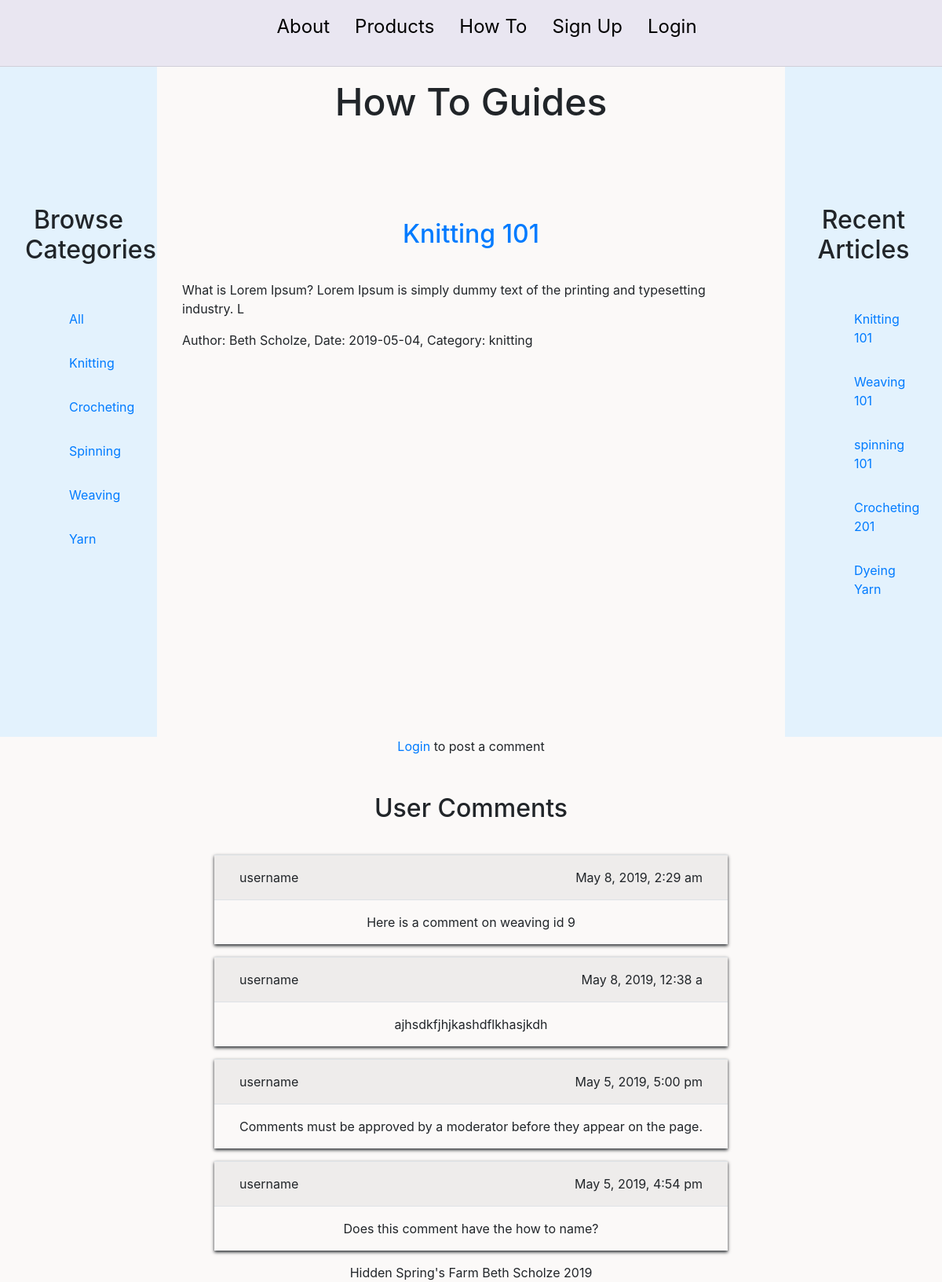
Screenshot of /howTos.php?howToId=1 with the database file from the repository.
### tables this page shows
CREATE TABLE `how_to_guides` (
  `id` int(11) NOT NULL AUTO_INCREMENT,
  `title` varchar(30) DEFAULT NULL,
  `date` date DEFAULT NULL,
  `content` text,
  `author` varchar(40) DEFAULT NULL,
  `category` varchar(20) DEFAULT NULL,
  `picture` varchar(30) DEFAULT NULL,
  `visible` varchar(5) DEFAULT 'yes',
  PRIMARY KEY (`id`)
);

CREATE TABLE `user_comments` (
  `commentId` int(11) NOT NULL AUTO_INCREMENT,
  `userId` int(11) DEFAULT NULL,
  `comment` text,
  `date` varchar(20) DEFAULT NULL,
  `approved` varchar(5) DEFAULT 'no',
  `username` varchar(30) DEFAULT NULL,
  `howTo` varchar(30) DEFAULT NULL,
  PRIMARY KEY (`commentId`)
);

### howTos.php (the view, shortened to what this page needs)
<?php
    require_once('header.php');
    require_once('navmenu.php');
    $title = '';
    ?>
    <section>
        <div class="row mb-5">
            <aside class="col-sm-12 col-md-2 aside">
                <h2>Browse Categories</h2>
                <ul>
                    <li><a href="howTos.php?howToId=6">All</a></li>
                    <li><a href="howTos.php?howToId=1">Knitting</a></li>
                    <li><a href="howTos.php?howToId=2">Crocheting</a></li>
                    <li><a href="howTos.php?howToId=3">Spinning</a></li>
                    <li><a href="howTos.php?howToId=4">Weaving</a></li>
                    <li><a href="howTos.php?howToId=5">Yarn</a></li>
                </ul>
            <?php
            if(isset($_GET['howToId'])) {
                $dbc = mysqli_connect(DB_HOST, DB_USER, DB_PASSWORD, DB_NAME)
                    or die('Error connecting to the database.');
                $query = "Select * from how_to_guides";
                $sort = $_GET['howToId'];
                switch ($sort) {
                case 1:
                    $query .= " where category='knitting' and visible = 'yes'";
                    break;
                }
                 ?>
                </aside>
                <article id="howTo" class="col-sm-12 col-md-8">
                <?php
                $result = mysqli_query($dbc, $query)
                        or die("Error Selecting guides.");
                while($row = mysqli_fetch_array($result)) {
                    ?>
                    <h2><a href="howTos.php?titleId=<?php echo $row['id'] ?>"><?php echo $row['title'] ?></a></h2>
                    <p><?php echo substr($row['content'], 0, 100) ?></p>
                    <p>Author: <?php echo $row['author'] ?>, Date: <?php echo
                            $row['date'] ?>, Category: <?php echo $row['category'] ?></p>
                    <?php
                }
            }
            ?>
            </article>
            <aside class="col-sm-12 col-md-2 aside">
                <h2>Recent Articles</h2>
                <ul>
                <?php
                $dbc = mysqli_connect(DB_HOST, DB_USER, DB_PASSWORD, DB_NAME)
                    or die('Error connecting to the database.');
                $query = "Select * from how_to_guides where visible = 'yes' order by date limit 10";
                $result = mysqli_query($dbc, $query)
                        or die("Error Selecting guides.");
                while($row = mysqli_fetch_array($result)) {
                    ?>
                   <li><a href="howTos.php?titleId=<?php echo $row['id'] ?>"><?php echo $row['title'] ?></a></li>
                    <?php
                }
                ?>
                </ul>
            </aside>
        </div>
        <div class="row mt-5">
            <div class="mx-auto">
                <?php
                if(isset($_SESSION['username'])) {
                    ?>
                    <form class="forms" method="post" action="<?php echo $_SERVER['PHP_SELF']?>">
                        <h3>Add a comment</h3>
                        <textarea name="comment" id="comment" rows="4" cols="50">Comments must be approved by a moderator before they appear on the page.
                        </textarea><br />
                        <input type="hidden" name="title" value="<?php echo $title ?>" />
                        <input type="submit" name="submit" value="Post comment" />
                    </form>
                    <br />
                    <br />
                <?php
                }
                else {
                    echo '<p><a href="login.php">Login</a> to post a comment</p>';
                }
                ?>
            </div>
        </div>
         <div class="row">
            <div class="mx-auto">
                <h2>User Comments</h2>
                    <?php
                    $dbc = mysqli_connect(DB_HOST, DB_USER, DB_PASSWORD, DB_NAME)
                            or die('Error connecting to the database.');
                    $query = "Select * from user_comments where approved='yes' and howTo='$title' order by date desc";
                    $result = mysqli_query($dbc, $query)
                            or die ('Error querying the user comments.');
                     while($row = mysqli_fetch_array($result)) {
                        ?>
                        <table class="table table-striped" id="commentTable">
                        <tr><td class="text-left"><?php echo $row['username'] ?></td><td class="text-right"><?php echo $row['date'] ?></td></tr>
                        <tr><td colspan="2"><?php echo $row['comment'] ?></td></tr>
                        </table>
                        <?php
                     }
                    ?>
            </div>
        </div>
   </section>
   <?php
    require_once('footer.php');
    ?>

### css/styles.css (style rules this page uses)
* { box-sizing: border-box; }
body { background-color: #fbf9f8; }
ul li { list-style-type: none; padding: 1em; }
td, th { padding: 1em; text-align: center; }
h2 { text-align: center; padding-bottom: 1em; padding-top:1em; }
.aside { background-color: #e3f2fd; padding: 9em 2em; margin-top: -8.1em; margin-bottom: -3em; }
#howTo { padding: 2em; }
#commentTable { border: none; box-shadow: 0 2px 4px 0; }
#commentTable tr td { padding: 1em 2em; }
table { border: solid black 1px; margin-bottom: 2em; }
html, body { height: 100%; }
body { display: flex; flex-direction: column; }

### rows the page displays
how_to_guides: title "Knitting 101", content "What is Lorem Ipsum? Lorem Ipsum is simply dummy text of the printing and typesetting industry. L", author "Beth Scholze", date "2019-05-04", category "knitting"
how_to_guides: title "Weaving 101"
how_to_guides: title "spinning 101"
how_to_guides: title "Crocheting 201"
how_to_guides: title "Dyeing Yarn"
user_comments: username "username", date "May 8, 2019, 2:29 am", comment "Here is a comment on weaving id 9"
user_comments: username "username", date "May 8, 2019, 12:38 a", comment "ajhsdkfjhjkashdflkhasjkdh"
user_comments: username "username", date "May 5, 2019, 5:00 pm", comment "Comments must be approved by a moderator before they appear on the page."
user_comments: username "username", date "May 5, 2019, 4:54 pm", comment "Does this comment have the how to name?"

### other values shown
$page_title "How To Guides"
